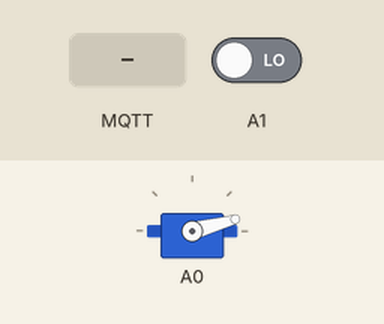
Recording of a program running on a simulated Arduino Nano 33 IoT. Shown: servo. Inputs (shaded band) come from the test bench; at power-on: A1 LOW. WiFi joins after 1.5 s; servers stay silent unless stated; no MQTT or app messages arrive unless stated; what the program prints to the serial monitor is not drawn.

Above: at 9.7 s.
9.8 s: A1 driven HIGH
11.3 s: MQTT message "RELEASE" arrives on the first subscribed topic
At 11.6 s:
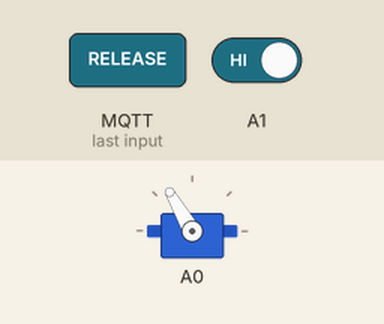
Timing chart, 0 to 14.3 s (numbered marks = the images above; inputs shaded):
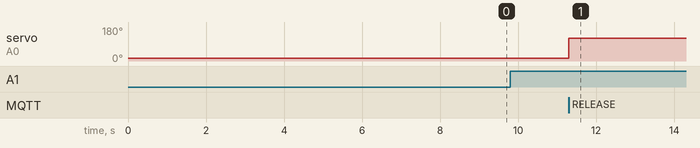

The program:

main.cpp
```cpp
#include <Arduino.h>
#include <BinLatch.h>
#include <WiFiNINA.h>
#include <ArduinoMqttClient.h>

const char SSID[] = "Cobotics_Lab_2.4GHz";
const char PASSWORD[] = "cobotics001";
// const char SSID[] = "Whitesky-712";
// const char PASSWORD[] = "krt3dyn5";
const char mqttBroker[] = "192.168.0.3";
const int mqttPort = 1883;
int keyIndex = 0;
int status = WL_IDLE_STATUS;


WiFiClient wifiClient;
MqttClient mqttClient(wifiClient);
// BinLatch Bin_1(14,15);
// BinLatch Bin_2(18,19);
// BinLatch Bin_3(16,17);
BinLatch Bin_4(14,15);
boolean firstLoop = 1;
boolean status_1 = 1;

const char topic_1[]  = "/bin_rack/Bin_4/status";
const char topic_1_1[]  = "/bin_rack/Bin_4/command";

void onMqttMessage(int messageSize) {

  if (mqttClient.messageTopic() = topic_1_1){
    String _msg = "";
    while (mqttClient.available()) {
      char letter = char(mqttClient.read());
      _msg += letter;}
      if (_msg == "RELEASE"){
        Bin_4.releaseLatch();
      }
  }
}

void _connectWiFi(){
  // attempt to connect to Wifi network:
  while ( status != WL_CONNECTED) {
    Serial.print("Attempting to connect to WEP network, SSID: ");
    Serial.println(SSID);
    status = WiFi.begin(SSID, keyIndex, PASSWORD);
    // wait 5 seconds for connection:
    delay(5000);
  }
  // once you are connected :
  Serial.println("WiFi CONNECTION SUCCESSFULL");
}

void _connectMqtt(){
  if (!mqttClient.connect(mqttBroker,mqttPort)){
    Serial.print("MQTT CONNECTION FAILED! ERROR CODE = ");
    Serial.println(mqttClient.connectError());
    while (1);
  }
  Serial.println("MQTT CONNECTION IS SUCCESFULL");
  mqttClient.onMessage(onMqttMessage);
  mqttClient.subscribe(topic_1);
  mqttClient.subscribe(topic_1_1);
}

void setup() {
  Serial.begin(9600);
  _connectWiFi();
  delay(2000);
  _connectMqtt();
}

void loop() {

  mqttClient.poll();
  // Serial.println(Bin_4.getBinStatus());
  // delay(200);

  if (Bin_4.getBinStatus() != status_1 || firstLoop){
    status_1 = Bin_4.getBinStatus();
    firstLoop = 0;
    if (!status_1){
      mqttClient.beginMessage(topic_1);
      mqttClient.print(status_1);
      mqttClient.endMessage();
      // Bin_4.releaseLatch();
      }
      else if (status_1){
      mqttClient.beginMessage(topic_1);
      mqttClient.print(status_1);
      mqttClient.endMessage();
      Bin_4.lockLatch();
      }
  }
} 
```

BinLatch.h
```cpp
/*
  BinLatch.h - Library for colabLab
  Created by Jorge Roa, Feb 02 2022.
  Released into the public domain.
*/

#include <Arduino.h>
#include <Servo.h>
#ifndef BinLatch_h
#define BinLatch_h

class BinLatch
{
public:
    BinLatch(byte servoPin, byte switchPin);
    void lockLatch();
    void releaseLatch();
    boolean getBinStatus();
private:
    byte _servoPin;
    byte _switchPin;
    boolean _binStatus;
    Servo _myservo;
};

#endif
```

BinLatch.cpp
```cpp
#include <Arduino.h>
#include "BinLatch.h"


BinLatch::BinLatch(byte servoPin,byte switchPin){
    _servoPin = servoPin;
    _switchPin = switchPin;
    _binStatus = false;
    _myservo.attach(_servoPin);
    releaseLatch();
    pinMode(_switchPin, INPUT_PULLDOWN);
}

void BinLatch::lockLatch(){
    _myservo.write(15);              // tell servo to go to position in variable 'pos'
    delay(15);                       // waits 15ms for the servo to reach the position
}

void BinLatch::releaseLatch(){
    _myservo.write(120);              // tell servo to go to position in variable 'pos'
    delay(15);                       // waits 15ms for the servo to reach the position
}

boolean BinLatch::getBinStatus(){
    if (digitalRead(_switchPin)){
    _binStatus = true ;}
    else  {_binStatus = false;}
    return _binStatus;
}
```

Measured:
- after the input at 11.3 s, servo on A0: 15° → 120° at once
